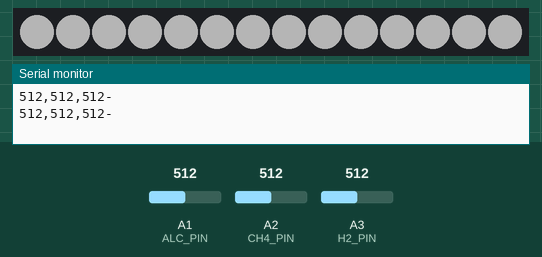
This sketch was run on a simulated Arduino Uno, built with avr-gcc and run on an emulated ATmega328P. Shown: 14 RGB LEDs in strip order, left to right, the last lines printed to the serial monitor. The test bench sets the inputs (shaded band); at power-on: A1 (ALC_PIN) = 512, A2 (CH4_PIN) = 512, A3 (H2_PIN) = 512. Dim RGB values are drawn brighter than linear.

Above: at 2.2 s.
2.3 s: A1 (ALC_PIN) set to 716
4.6 s: A2 (CH4_PIN) set to 716
7.5 s: A3 (H2_PIN) set to 306
At 10.2 s:
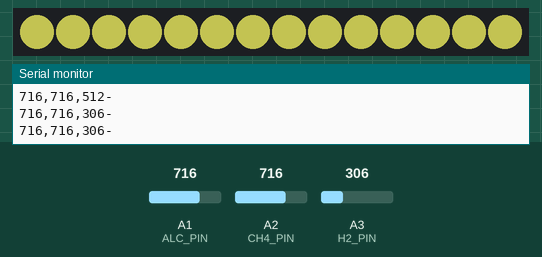
10.3 s: A1 (ALC_PIN) set to 511
13.2 s: A3 (H2_PIN) set to 511
16.0 s: A2 (CH4_PIN) set to 1023
At 19.6 s:
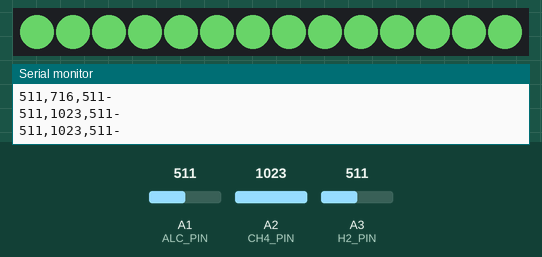

The sketch:

GasSensor_misaki.ino
```cpp
#include <Adafruit_NeoPixel.h>
#include <avr/power.h>

//NeoPixel用ピン番号
#define TAPE1 12
#define TAPE2 11
#define TAPE3 10
#define TAPE4 9

//通信用RX、TXピン番号
#define RX_PIN A4
#define TX_PIN A5

//ガスセンサ用ピン番号
#define H2_PIN A3
#define CH4_PIN A2
#define ALC_PIN A1

#include <SoftwareSerial.h>

//softwareserial用変数
SoftwareSerial mySerial(RX_PIN, TX_PIN); // RX, TX
//NeoPixel用変数
Adafruit_NeoPixel strip1 = Adafruit_NeoPixel(14 , TAPE1, NEO_GRB + NEO_KHZ800);

void setup()
{
  mySerial.begin(9600);
  Serial.begin(9600);
  strip1.begin();
  strip1.show(); // Initialize all pixels to 'off'
  strip1.setBrightness(128);
  /*
  strip2.begin();
  strip2.show(); // Initialize all pixels to 'off'
  strip3.begin();
  strip3.show(); // Initialize all pixels to 'off'
  strip4.begin();
  strip4.show(); // Initialize all pixels to 'off'
  */

  //
  //ledSetColor(strip1.Color(100, 0, 0), 80);
}

void loop() // run over and over
{
  int sen1 = analogRead(ALC_PIN);
  int sen2 = analogRead(CH4_PIN);
  int sen3 = analogRead(H2_PIN);
/*
  mySerial.print("ALC:");
  mySerial.print(sen1);
  mySerial.print(",");
  mySerial.print("CH4:");
  mySerial.print(sen2);
  mySerial.print(",");
  mySerial.print("H2:");
  mySerial.println(sen3);
  */
  mySerial.print(sen1);
  mySerial.print(",");
  mySerial.print(sen2);
  mySerial.print(",");
  mySerial.print(sen3);
  mySerial.print("-");

  Serial.print(sen1);
  Serial.print(",");
  Serial.print(sen2);
  Serial.print(",");
  Serial.print(sen3);
  Serial.println("-");

  //levelMeter(100, 0, 0);
  //delay(1000);
  //colorWipe(strip1.Color(sen1*0.25, sen2*0.25, sen3*0.25), 50);
  //colorWipe(strip1.Color(50, 0, 0), 50);
  //delay(1000);
  //colorWipe(strip1.Color(50, 50, 50), 50);
  //delay(1000);
  //theaterChase1(strip1.Color(sen1*0.25, sen2*0.25, sen3*0.25), 50);//0.25=255/1024
  //theaterChase2(strip2.Color(sen1, sen2, sen3), 50);
  //theaterChase3(strip3.Color(sen1, sen2, sen3), 50);
  //theaterChase4(strip4.Color(sen1, sen2, sen3), 50);

  ledSetColor(strip1.Color(sen1*0.25, sen2*0.25, sen3*0.25), 50);
}

void levelMeter(uint32_t r,uint32_t g,uint32_t b){
 for(uint16_t i=0; i<strip1.numPixels(); i++) {
  strip1.setPixelColor(i, strip1.Color(isFlash(r,i),isFlash(g,i),isFlash(b,i)));
  strip1.show();
  }
}

int isFlash(uint32_t c,uint32_t celNum){
  if(c>celNum*18)return 255;
  else return 0;
}

// Fill the dots one after the other with a color
void colorWipe(uint32_t c, uint8_t wait) {
  for(uint16_t i=0; i<strip1.numPixels(); i++) {
  strip1.setPixelColor(i, c);
  strip1.show();
  delay(wait);
  }
}

void ledSetColor(uint32_t c,uint8_t wait){
  for(uint16_t i = 0 ; i< strip1.numPixels();i++){
  strip1.setPixelColor(i,c);
  strip1.show();
  delay(100);
  }
}

void theaterChase1(uint32_t c, uint8_t wait) {
  for (int j=0; j<10; j++) { //do 10 cycles of chasing
  for (int q=0; q < 3; q++) {
  for (int i=0; i < strip1.numPixels(); i=i+3) {
  strip1.setPixelColor(i+q, c); //turn every third pixel on
  }
  strip1.show();

  delay(wait);

  for (int i=0; i < strip1.numPixels(); i=i+3) {
  strip1.setPixelColor(i+q, 0); //turn every third pixel off
  }
  }
  }
}
```

Measured:
- after the input at 7.5 s, the LEDs: first change after 1.1 s (image 1 shows a later state)
- after the input at 16.0 s, the LEDs: first change after 1.1 s (image 2 shows a later state)
